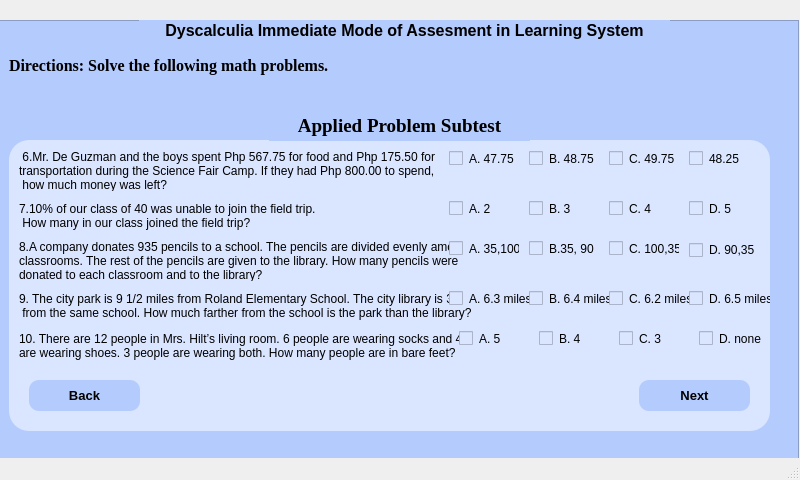
<?xml version="1.0" encoding="UTF-8"?>
<ui version="4.0">
 <class>MainWindow</class>
 <widget class="QMainWindow" name="MainWindow">
  <property name="geometry">
   <rect>
    <x>0</x>
    <y>0</y>
    <width>800</width>
    <height>480</height>
   </rect>
  </property>
  <property name="windowTitle">
   <string>MainWindow</string>
  </property>
  <widget class="QWidget" name="centralwidget">
   <widget class="QFrame" name="frame">
    <property name="geometry">
     <rect>
      <x>-1</x>
      <y>20</y>
      <width>800</width>
      <height>480</height>
     </rect>
    </property>
    <property name="styleSheet">
     <string notr="true">background-color: rgb(180, 203, 253);</string>
    </property>
    <property name="frameShape">
     <enum>QFrame::StyledPanel</enum>
    </property>
    <property name="frameShadow">
     <enum>QFrame::Raised</enum>
    </property>
    <widget class="QLabel" name="label_3">
     <property name="geometry">
      <rect>
       <x>10</x>
       <y>30</y>
       <width>341</width>
       <height>31</height>
      </rect>
     </property>
     <property name="font">
      <font>
       <family>Times New Roman</family>
       <pointsize>12</pointsize>
       <weight>75</weight>
       <bold>true</bold>
       <underline>false</underline>
      </font>
     </property>
     <property name="mouseTracking">
      <bool>true</bool>
     </property>
     <property name="text">
      <string>Directions: Solve the following math problems.</string>
     </property>
     <property name="textFormat">
      <enum>Qt::PlainText</enum>
     </property>
    </widget>
    <widget class="QFrame" name="frame_2">
     <property name="geometry">
      <rect>
       <x>10</x>
       <y>120</y>
       <width>761</width>
       <height>291</height>
      </rect>
     </property>
     <property name="styleSheet">
      <string notr="true">background-color: rgb(218, 229, 255);
border-radius: 20px;</string>
     </property>
     <property name="frameShape">
      <enum>QFrame::StyledPanel</enum>
     </property>
     <property name="frameShadow">
      <enum>QFrame::Raised</enum>
     </property>
     <widget class="QLabel" name="label_5">
      <property name="geometry">
       <rect>
        <x>10</x>
        <y>10</y>
        <width>741</width>
        <height>41</height>
       </rect>
      </property>
      <property name="text">
       <string> 6.Mr. De Guzman and the boys spent Php 567.75 for food and Php 175.50 for 
transportation during the Science Fair Camp. If they had Php 800.00 to spend,
 how much money was left?</string>
      </property>
     </widget>
     <widget class="QLabel" name="label_6">
      <property name="geometry">
       <rect>
        <x>10</x>
        <y>60</y>
        <width>741</width>
        <height>31</height>
       </rect>
      </property>
      <property name="text">
       <string>7.10% of our class of 40 was unable to join the field trip.
 How many in our class joined the field trip?</string>
      </property>
     </widget>
     <widget class="QLabel" name="label_7">
      <property name="geometry">
       <rect>
        <x>10</x>
        <y>100</y>
        <width>741</width>
        <height>41</height>
       </rect>
      </property>
      <property name="text">
       <string>8.A company donates 935 pencils to a school. The pencils are divided evenly among 9 
classrooms. The rest of the pencils are given to the library. How many pencils were 
donated to each classroom and to the library?</string>
      </property>
     </widget>
     <widget class="QLabel" name="label_8">
      <property name="geometry">
       <rect>
        <x>10</x>
        <y>150</y>
        <width>741</width>
        <height>31</height>
       </rect>
      </property>
      <property name="text">
       <string>9. The city park is 9 1/2 miles from Roland Elementary School. The city library is 3 3/10 
 from the same school. How much farther from the school is the park than the library? </string>
      </property>
     </widget>
     <widget class="QLabel" name="label_9">
      <property name="geometry">
       <rect>
        <x>10</x>
        <y>180</y>
        <width>741</width>
        <height>51</height>
       </rect>
      </property>
      <property name="text">
       <string>10. There are 12 people in Mrs. Hilt’s living room. 6 people are wearing socks and 4 people 
are wearing shoes. 3 people are wearing both. How many people are in bare feet? </string>
      </property>
     </widget>
     <widget class="QPushButton" name="pushButton">
      <property name="geometry">
       <rect>
        <x>20</x>
        <y>240</y>
        <width>111</width>
        <height>31</height>
       </rect>
      </property>
      <property name="font">
       <font>
        <pointsize>10</pointsize>
        <weight>75</weight>
        <bold>true</bold>
       </font>
      </property>
      <property name="cursor">
       <cursorShape>PointingHandCursor</cursorShape>
      </property>
      <property name="styleSheet">
       <string notr="true">background-color: rgb(180, 203, 253);
border-radius: 10px;</string>
      </property>
      <property name="text">
       <string>Back</string>
      </property>
     </widget>
     <widget class="QPushButton" name="pushButton_2">
      <property name="geometry">
       <rect>
        <x>630</x>
        <y>240</y>
        <width>111</width>
        <height>31</height>
       </rect>
      </property>
      <property name="font">
       <font>
        <pointsize>10</pointsize>
        <weight>75</weight>
        <bold>true</bold>
        <kerning>true</kerning>
       </font>
      </property>
      <property name="cursor">
       <cursorShape>PointingHandCursor</cursorShape>
      </property>
      <property name="acceptDrops">
       <bool>false</bool>
      </property>
      <property name="styleSheet">
       <string notr="true">background-color: rgb(180, 203, 253);
border-radius: 10px;</string>
      </property>
      <property name="text">
       <string>Next</string>
      </property>
      <property name="autoDefault">
       <bool>false</bool>
      </property>
     </widget>
     <widget class="QCheckBox" name="checkBox">
      <property name="geometry">
       <rect>
        <x>440</x>
        <y>10</y>
        <width>70</width>
        <height>17</height>
       </rect>
      </property>
      <property name="text">
       <string>A. 47.75</string>
      </property>
     </widget>
     <widget class="QCheckBox" name="checkBox_2">
      <property name="geometry">
       <rect>
        <x>520</x>
        <y>10</y>
        <width>70</width>
        <height>17</height>
       </rect>
      </property>
      <property name="text">
       <string>B. 48.75</string>
      </property>
     </widget>
     <widget class="QCheckBox" name="checkBox_3">
      <property name="geometry">
       <rect>
        <x>600</x>
        <y>10</y>
        <width>70</width>
        <height>17</height>
       </rect>
      </property>
      <property name="text">
       <string>C. 49.75</string>
      </property>
     </widget>
     <widget class="QCheckBox" name="checkBox_4">
      <property name="geometry">
       <rect>
        <x>680</x>
        <y>10</y>
        <width>70</width>
        <height>17</height>
       </rect>
      </property>
      <property name="text">
       <string>48.25</string>
      </property>
     </widget>
     <widget class="QCheckBox" name="checkBox_5">
      <property name="geometry">
       <rect>
        <x>440</x>
        <y>60</y>
        <width>70</width>
        <height>17</height>
       </rect>
      </property>
      <property name="text">
       <string>A. 2</string>
      </property>
     </widget>
     <widget class="QCheckBox" name="checkBox_6">
      <property name="geometry">
       <rect>
        <x>520</x>
        <y>60</y>
        <width>70</width>
        <height>17</height>
       </rect>
      </property>
      <property name="text">
       <string>B. 3</string>
      </property>
     </widget>
     <widget class="QCheckBox" name="checkBox_7">
      <property name="geometry">
       <rect>
        <x>600</x>
        <y>60</y>
        <width>70</width>
        <height>17</height>
       </rect>
      </property>
      <property name="text">
       <string>C. 4</string>
      </property>
     </widget>
     <widget class="QCheckBox" name="checkBox_8">
      <property name="geometry">
       <rect>
        <x>680</x>
        <y>60</y>
        <width>70</width>
        <height>17</height>
       </rect>
      </property>
      <property name="text">
       <string>D. 5</string>
      </property>
     </widget>
     <widget class="QCheckBox" name="checkBox_9">
      <property name="geometry">
       <rect>
        <x>440</x>
        <y>100</y>
        <width>70</width>
        <height>17</height>
       </rect>
      </property>
      <property name="text">
       <string>A. 35,100</string>
      </property>
     </widget>
     <widget class="QCheckBox" name="checkBox_10">
      <property name="geometry">
       <rect>
        <x>520</x>
        <y>100</y>
        <width>70</width>
        <height>17</height>
       </rect>
      </property>
      <property name="text">
       <string>B.35, 90</string>
      </property>
     </widget>
     <widget class="QCheckBox" name="checkBox_11">
      <property name="geometry">
       <rect>
        <x>600</x>
        <y>100</y>
        <width>70</width>
        <height>17</height>
       </rect>
      </property>
      <property name="text">
       <string>C. 100,35</string>
      </property>
     </widget>
     <widget class="QCheckBox" name="checkBox_12">
      <property name="geometry">
       <rect>
        <x>680</x>
        <y>100</y>
        <width>81</width>
        <height>20</height>
       </rect>
      </property>
      <property name="text">
       <string>D. 90,35</string>
      </property>
     </widget>
     <widget class="QCheckBox" name="checkBox_13">
      <property name="geometry">
       <rect>
        <x>440</x>
        <y>150</y>
        <width>81</width>
        <height>17</height>
       </rect>
      </property>
      <property name="text">
       <string>A. 6.3 miles</string>
      </property>
     </widget>
     <widget class="QCheckBox" name="checkBox_14">
      <property name="geometry">
       <rect>
        <x>520</x>
        <y>150</y>
        <width>81</width>
        <height>17</height>
       </rect>
      </property>
      <property name="text">
       <string>B. 6.4 miles</string>
      </property>
     </widget>
     <widget class="QCheckBox" name="checkBox_15">
      <property name="geometry">
       <rect>
        <x>600</x>
        <y>150</y>
        <width>81</width>
        <height>17</height>
       </rect>
      </property>
      <property name="text">
       <string>C. 6.2 miles</string>
      </property>
     </widget>
     <widget class="QCheckBox" name="checkBox_16">
      <property name="geometry">
       <rect>
        <x>680</x>
        <y>150</y>
        <width>81</width>
        <height>17</height>
       </rect>
      </property>
      <property name="text">
       <string>D. 6.5 miles</string>
      </property>
     </widget>
     <widget class="QCheckBox" name="checkBox_17">
      <property name="geometry">
       <rect>
        <x>450</x>
        <y>190</y>
        <width>70</width>
        <height>17</height>
       </rect>
      </property>
      <property name="text">
       <string>A. 5</string>
      </property>
     </widget>
     <widget class="QCheckBox" name="checkBox_18">
      <property name="geometry">
       <rect>
        <x>530</x>
        <y>190</y>
        <width>70</width>
        <height>17</height>
       </rect>
      </property>
      <property name="text">
       <string>B. 4</string>
      </property>
     </widget>
     <widget class="QCheckBox" name="checkBox_19">
      <property name="geometry">
       <rect>
        <x>610</x>
        <y>190</y>
        <width>70</width>
        <height>17</height>
       </rect>
      </property>
      <property name="text">
       <string>C. 3</string>
      </property>
     </widget>
     <widget class="QCheckBox" name="checkBox_20">
      <property name="geometry">
       <rect>
        <x>690</x>
        <y>190</y>
        <width>70</width>
        <height>17</height>
       </rect>
      </property>
      <property name="text">
       <string>D. none</string>
      </property>
     </widget>
    </widget>
    <widget class="QLabel" name="label">
     <property name="geometry">
      <rect>
       <x>140</x>
       <y>0</y>
       <width>531</width>
       <height>20</height>
      </rect>
     </property>
     <property name="font">
      <font>
       <pointsize>12</pointsize>
       <weight>75</weight>
       <bold>true</bold>
       <underline>false</underline>
      </font>
     </property>
     <property name="text">
      <string>Dyscalculia Immediate Mode of Assesment in Learning System</string>
     </property>
     <property name="alignment">
      <set>Qt::AlignCenter</set>
     </property>
     <property name="wordWrap">
      <bool>false</bool>
     </property>
    </widget>
    <widget class="QLabel" name="label_4">
     <property name="geometry">
      <rect>
       <x>270</x>
       <y>90</y>
       <width>261</width>
       <height>31</height>
      </rect>
     </property>
     <property name="font">
      <font>
       <family>Times New Roman</family>
       <pointsize>14</pointsize>
       <weight>75</weight>
       <bold>true</bold>
       <underline>false</underline>
      </font>
     </property>
     <property name="mouseTracking">
      <bool>false</bool>
     </property>
     <property name="text">
      <string>Applied Problem Subtest</string>
     </property>
     <property name="alignment">
      <set>Qt::AlignCenter</set>
     </property>
    </widget>
   </widget>
  </widget>
  <widget class="QMenuBar" name="menubar">
   <property name="geometry">
    <rect>
     <x>0</x>
     <y>0</y>
     <width>800</width>
     <height>21</height>
    </rect>
   </property>
  </widget>
  <widget class="QStatusBar" name="statusbar"/>
 </widget>
 <resources/>
 <connections/>
</ui>
